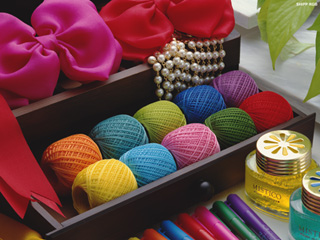
#> input picture 實作練習/opencv-view/data/s.jpg, 320 x 240 px
$ python 'kmeans 色彩分群(BGR影像).py'
#> lines starting #> are read from the running program, lines starting #| are printed output that depends on the picture
import numpy as np
import cv2
img = cv2.imread('data/s.jpg')
#> img is the input picture: shape (240, 320, 3); mean B, G, R 68.4, 72.5, 111.6
img = cv2.blur(img,(5,5)) #平滑化
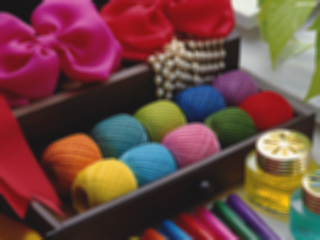
#> img: shape (240, 320, 3); mean B, G, R 68.3, 72.4, 111.6
Z = img.reshape((-1,3)) #將影像降成2維資料
Z = np.float32(Z) #轉換成浮點數格式

# 定義 k-means 的收斂條件：誤差<=1.0，疊代次數<=10，只要滿足其中一個條件就結束
criteria = (cv2.TERM_CRITERIA_EPS + cv2.TERM_CRITERIA_MAX_ITER, 10, 1.0)

K=int(input('K (3~10)= ? ')) #輸入色彩分群數K
#> the answer given: 3

# k-means 分群(分K群,做10次,起始群心隨機)
ret,label,center = cv2.kmeans(Z,K,None,criteria,10,cv2.KMEANS_RANDOM_CENTERS)
#> ret = 247763583.1; center = [[50.78, 38.34, 144.3], [115.1, 138.9, 151.6], [42.04, 42.83, 48.16]]

center = np.uint8(center) #將群組中心轉回uint8
#> center = [[50, 38, 144], [115, 138, 151], [42, 42, 48]]
res = center[label.flatten()] #忽略維度，將每個像素的BGR值，替換成所屬群組的中心BGR值
res2 = res.reshape((img.shape)) #將影像轉回三維
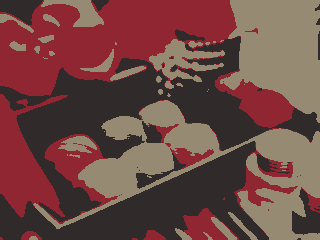
#> res2: shape (240, 320, 3); mean B, G, R 68.1, 71.7, 111.3
cv2.imshow('res2',res2) #顯示色彩分群結果
cv2.waitKey(0)
cv2.destroyAllWindows()

$ run again, with 實作練習/opencv-view/data/1.jpg copied over 實作練習/opencv-view/data/s.jpg
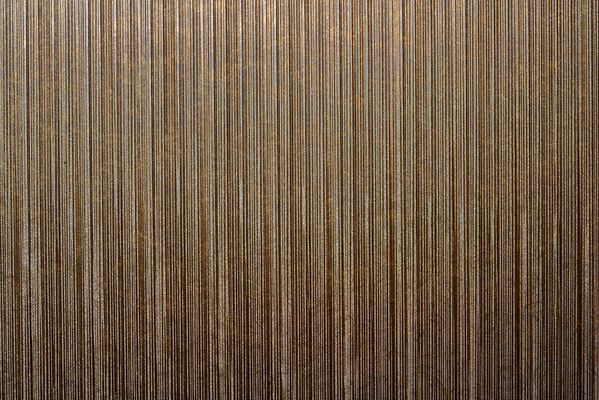
#> input picture 實作練習/opencv-view/data/1.jpg, 599 x 400 px
#> img is the input picture: shape (400, 599, 3); mean B, G, R 72.9, 93.9, 115
#> `img = cv2.blur(img,(5,5))`:
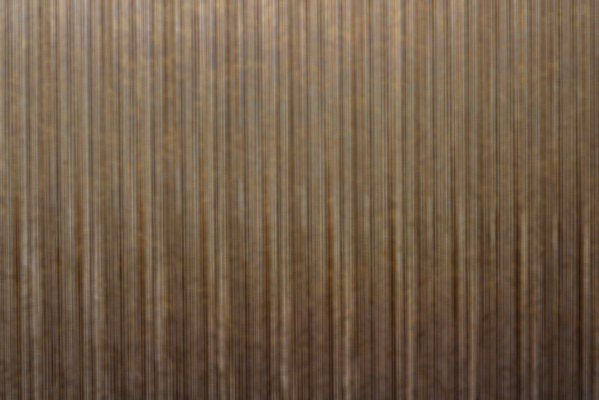
#> img: shape (400, 599, 3); mean B, G, R 72.9, 93.9, 115.1
#> `ret,label,center = cv2.kmeans(Z,K,None,criteria,10,cv2.KMEANS_RANDOM_C..`: ret = 76528608.9; center = [[47.57, 64.74, 86.06], [101.6, 124.4, 144.9], [74.14, 96.99, 118.5]]
#> `center = np.uint8(center)`: center = [[47, 64, 86], [101, 124, 144], [74, 96, 118]]
#> `res2 = res.reshape((img.shape))`:
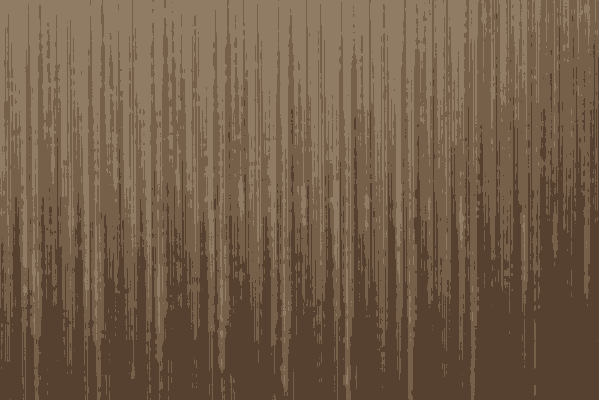
#> res2: shape (400, 599, 3); mean B, G, R 72.5, 93.2, 114.6

$ run again, with 實作練習/opencv-view/data/2.jpg copied over 實作練習/opencv-view/data/s.jpg
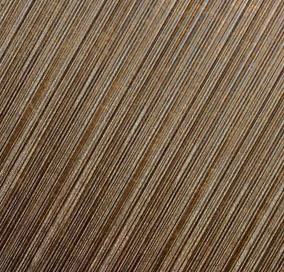
#> input picture 實作練習/opencv-view/data/2.jpg, 284 x 272 px
#> img is the input picture: shape (272, 284, 3); mean B, G, R 74.5, 97.4, 119
#> `img = cv2.blur(img,(5,5))`:
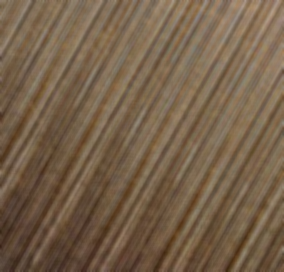
#> img: shape (272, 284, 3); mean B, G, R 74.5, 97.4, 119
#> `ret,label,center = cv2.kmeans(Z,K,None,criteria,10,cv2.KMEANS_RANDOM_C..`: ret = 14934516.4; center = [[92.17, 115.8, 135.9], [69.53, 93.08, 115.2], [48.98, 69.4, 92.95]]
#> `center = np.uint8(center)`: center = [[92, 115, 135], [69, 93, 115], [48, 69, 92]]
#> `res2 = res.reshape((img.shape))`:
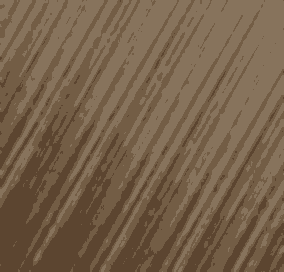
#> res2: shape (272, 284, 3); mean B, G, R 74, 96.9, 118.3

$ run again, with 實作練習/opencv-view/data/3.jpg copied over 實作練習/opencv-view/data/s.jpg
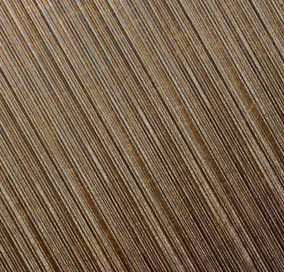
#> input picture 實作練習/opencv-view/data/3.jpg, 284 x 272 px
#> img is the input picture: shape (272, 284, 3); mean B, G, R 74.5, 97.4, 119
#> `img = cv2.blur(img,(5,5))`:
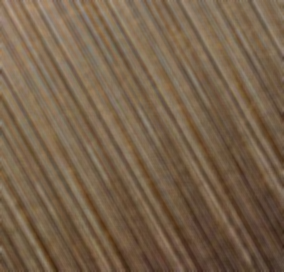
#> img: shape (272, 284, 3); mean B, G, R 74.5, 97.4, 119
#> `ret,label,center = cv2.kmeans(Z,K,None,criteria,10,cv2.KMEANS_RANDOM_C..`: ret = 14936303; center = [[92.18, 115.9, 135.8], [69.54, 93.1, 115.2], [49.06, 69.41, 92.96]]
#> `center = np.uint8(center)`: center = [[92, 115, 135], [69, 93, 115], [49, 69, 92]]
#> `res2 = res.reshape((img.shape))`:
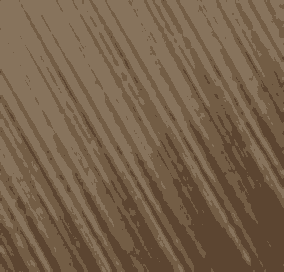
#> res2: shape (272, 284, 3); mean B, G, R 74.2, 96.9, 118.3
